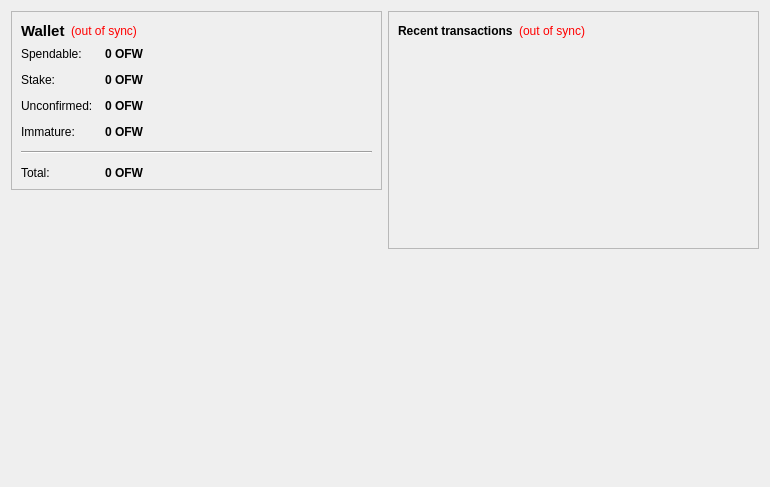
<?xml version="1.0" encoding="UTF-8"?>
<ui version="4.0">
 <class>OverviewPage</class>
 <widget class="QWidget" name="OverviewPage">
  <property name="geometry">
   <rect>
    <x>0</x>
    <y>0</y>
    <width>770</width>
    <height>487</height>
   </rect>
  </property>
  <property name="windowTitle">
   <string>Form</string>
  </property>
  <layout class="QHBoxLayout" name="horizontalLayout" stretch="1,1">
   <item>
    <layout class="QVBoxLayout" name="verticalLayout_2">
     <item>
      <widget class="QFrame" name="frame">
       <property name="frameShape">
        <enum>QFrame::StyledPanel</enum>
       </property>
       <property name="frameShadow">
        <enum>QFrame::Raised</enum>
       </property>
       <layout class="QVBoxLayout" name="verticalLayout_4">
        <item>
         <layout class="QHBoxLayout" name="horizontalLayout_4">
          <item>
           <widget class="QLabel" name="label_5">
            <property name="font">
             <font>
              <pointsize>11</pointsize>
              <weight>75</weight>
              <bold>true</bold>
             </font>
            </property>
            <property name="text">
             <string>Wallet</string>
            </property>
           </widget>
          </item>
          <item>
           <widget class="QLabel" name="labelWalletStatus">
            <property name="toolTip">
             <string>The displayed information may be out of date. Your wallet automatically synchronizes with the OFWcoin network after a connection is established, but this process has not completed yet.</string>
            </property>
            <property name="styleSheet">
             <string notr="true">QLabel { color: red; }</string>
            </property>
            <property name="text">
             <string notr="true">(out of sync)</string>
            </property>
            <property name="alignment">
             <set>Qt::AlignLeading|Qt::AlignLeft|Qt::AlignVCenter</set>
            </property>
           </widget>
          </item>
          <item>
           <spacer name="horizontalSpacer_2">
            <property name="orientation">
             <enum>Qt::Horizontal</enum>
            </property>
            <property name="sizeHint" stdset="0">
             <size>
              <width>40</width>
              <height>20</height>
             </size>
            </property>
           </spacer>
          </item>
         </layout>
        </item>
        <item>
         <layout class="QFormLayout" name="formLayout_2">
          <property name="fieldGrowthPolicy">
           <enum>QFormLayout::AllNonFixedFieldsGrow</enum>
          </property>
          <property name="horizontalSpacing">
           <number>12</number>
          </property>
          <property name="verticalSpacing">
           <number>12</number>
          </property>
          <item row="0" column="0">
           <widget class="QLabel" name="label">
            <property name="text">
             <string>Spendable:</string>
            </property>
           </widget>
          </item>
          <item row="0" column="1">
           <widget class="QLabel" name="labelBalance">
            <property name="font">
             <font>
              <weight>75</weight>
              <bold>true</bold>
             </font>
            </property>
            <property name="cursor">
             <cursorShape>IBeamCursor</cursorShape>
            </property>
            <property name="toolTip">
             <string>Your current spendable balance</string>
            </property>
            <property name="text">
             <string notr="true">0 OFW</string>
            </property>
            <property name="textInteractionFlags">
             <set>Qt::LinksAccessibleByMouse|Qt::TextSelectableByKeyboard|Qt::TextSelectableByMouse</set>
            </property>
           </widget>
          </item>
          <item row="1" column="0">
           <widget class="QLabel" name="label_6">
            <property name="text">
             <string>Stake:</string>
            </property>
           </widget>
          </item>
          <item row="1" column="1">
           <widget class="QLabel" name="labelStake">
            <property name="font">
             <font>
              <weight>75</weight>
              <bold>true</bold>
             </font>
            </property>
            <property name="cursor">
             <cursorShape>IBeamCursor</cursorShape>
            </property>
            <property name="toolTip">
             <string>Total of coins that was staked, and do not yet count toward the current balance</string>
            </property>
            <property name="text">
             <string notr="true">0 OFW</string>
            </property>
            <property name="textInteractionFlags">
             <set>Qt::LinksAccessibleByMouse|Qt::TextSelectableByKeyboard|Qt::TextSelectableByMouse</set>
            </property>
           </widget>
          </item>
          <item row="2" column="0">
           <widget class="QLabel" name="label_3">
            <property name="text">
             <string>Unconfirmed:</string>
            </property>
           </widget>
          </item>
          <item row="2" column="1">
           <widget class="QLabel" name="labelUnconfirmed">
            <property name="font">
             <font>
              <weight>75</weight>
              <bold>true</bold>
             </font>
            </property>
            <property name="cursor">
             <cursorShape>IBeamCursor</cursorShape>
            </property>
            <property name="toolTip">
             <string>Total of transactions that have yet to be confirmed, and do not yet count toward the current balance</string>
            </property>
            <property name="text">
             <string notr="true">0 OFW</string>
            </property>
            <property name="textInteractionFlags">
             <set>Qt::LinksAccessibleByMouse|Qt::TextSelectableByKeyboard|Qt::TextSelectableByMouse</set>
            </property>
           </widget>
          </item>
          <item row="3" column="0">
           <widget class="QLabel" name="labelImmatureText">
            <property name="text">
             <string>Immature:</string>
            </property>
           </widget>
          </item>
          <item row="3" column="1">
           <widget class="QLabel" name="labelImmature">
            <property name="font">
             <font>
              <weight>75</weight>
              <bold>true</bold>
             </font>
            </property>
            <property name="toolTip">
             <string>Mined balance that has not yet matured</string>
            </property>
            <property name="text">
             <string notr="true">0 OFW</string>
            </property>
            <property name="textInteractionFlags">
             <set>Qt::LinksAccessibleByMouse|Qt::TextSelectableByKeyboard|Qt::TextSelectableByMouse</set>
            </property>
           </widget>
          </item>
          <item row="4" column="0" colspan="2">
           <widget class="Line" name="line">
            <property name="orientation">
             <enum>Qt::Horizontal</enum>
            </property>
           </widget>
          </item>
          <item row="5" column="0">
           <widget class="QLabel" name="labelTotalText">
            <property name="text">
             <string>Total:</string>
            </property>
           </widget>
          </item>
          <item row="5" column="1">
           <widget class="QLabel" name="labelTotal">
            <property name="font">
             <font>
              <weight>75</weight>
              <bold>true</bold>
             </font>
            </property>
            <property name="cursor">
             <cursorShape>IBeamCursor</cursorShape>
            </property>
            <property name="toolTip">
             <string>Your current total balance</string>
            </property>
            <property name="text">
             <string notr="true">0 OFW</string>
            </property>
            <property name="textInteractionFlags">
             <set>Qt::LinksAccessibleByMouse|Qt::TextSelectableByKeyboard|Qt::TextSelectableByMouse</set>
            </property>
           </widget>
          </item>
         </layout>
        </item>
       </layout>
      </widget>
     </item>
     <item>
      <spacer name="verticalSpacer">
       <property name="orientation">
        <enum>Qt::Vertical</enum>
       </property>
       <property name="sizeHint" stdset="0">
        <size>
         <width>20</width>
         <height>40</height>
        </size>
       </property>
      </spacer>
     </item>
     <item>
      <widget class="QLabel" name="label_2">
       <property name="autoFillBackground">
        <bool>true</bool>
       </property>
       <property name="text">
        <string/>
       </property>
       <property name="pixmap">
        <pixmap>:/icons/drmbg</pixmap>
       </property>
       <property name="scaledContents">
        <bool>false</bool>
       </property>
       <property name="margin">
        <number>0</number>
       </property>
      </widget>
     </item>
    </layout>
   </item>
   <item>
    <layout class="QVBoxLayout" name="verticalLayout_3">
     <item>
      <widget class="QFrame" name="frame_2">
       <property name="frameShape">
        <enum>QFrame::StyledPanel</enum>
       </property>
       <property name="frameShadow">
        <enum>QFrame::Raised</enum>
       </property>
       <layout class="QVBoxLayout" name="verticalLayout">
        <item>
         <layout class="QHBoxLayout" name="horizontalLayout_2">
          <item>
           <widget class="QLabel" name="label_4">
            <property name="text">
             <string>&lt;b&gt;Recent transactions&lt;/b&gt;</string>
            </property>
           </widget>
          </item>
          <item>
           <widget class="QLabel" name="labelTransactionsStatus">
            <property name="toolTip">
             <string>The displayed information may be out of date. Your wallet automatically synchronizes with the OFWcoin network after a connection is established, but this process has not completed yet.</string>
            </property>
            <property name="styleSheet">
             <string notr="true">QLabel { color: red; }</string>
            </property>
            <property name="text">
             <string notr="true">(out of sync)</string>
            </property>
            <property name="alignment">
             <set>Qt::AlignRight|Qt::AlignTrailing|Qt::AlignVCenter</set>
            </property>
           </widget>
          </item>
          <item>
           <spacer name="horizontalSpacer">
            <property name="orientation">
             <enum>Qt::Horizontal</enum>
            </property>
            <property name="sizeHint" stdset="0">
             <size>
              <width>40</width>
              <height>20</height>
             </size>
            </property>
           </spacer>
          </item>
         </layout>
        </item>
        <item>
         <widget class="QListView" name="listTransactions">
          <property name="styleSheet">
           <string notr="true">QListView { background: transparent; }</string>
          </property>
          <property name="frameShape">
           <enum>QFrame::NoFrame</enum>
          </property>
          <property name="verticalScrollBarPolicy">
           <enum>Qt::ScrollBarAlwaysOff</enum>
          </property>
          <property name="horizontalScrollBarPolicy">
           <enum>Qt::ScrollBarAlwaysOff</enum>
          </property>
          <property name="selectionMode">
           <enum>QAbstractItemView::NoSelection</enum>
          </property>
         </widget>
        </item>
       </layout>
      </widget>
     </item>
     <item>
      <spacer name="verticalSpacer_2">
       <property name="orientation">
        <enum>Qt::Vertical</enum>
       </property>
       <property name="sizeHint" stdset="0">
        <size>
         <width>20</width>
         <height>40</height>
        </size>
       </property>
      </spacer>
     </item>
    </layout>
   </item>
  </layout>
 </widget>
 <resources>
  <include location="../bitcoin.qrc"/>
 </resources>
 <connections/>
</ui>
